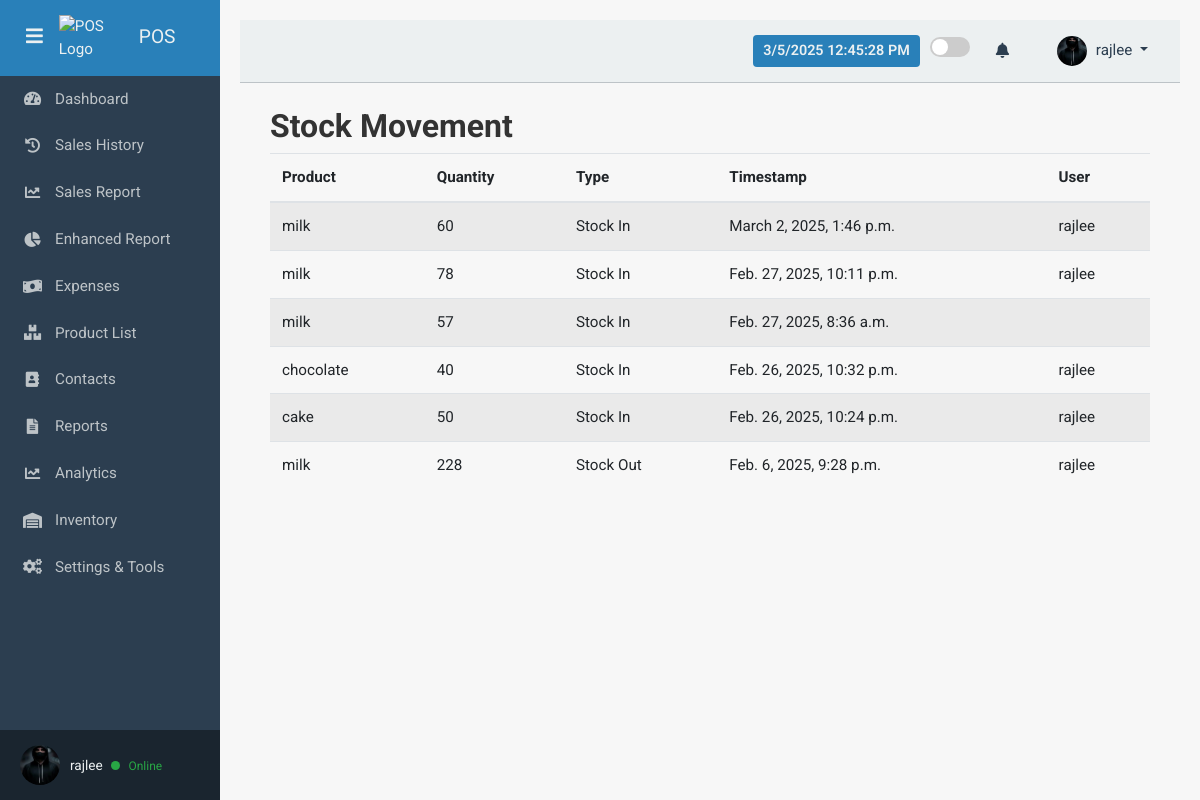
The app's page /stock-movement/ (signed in), older data.
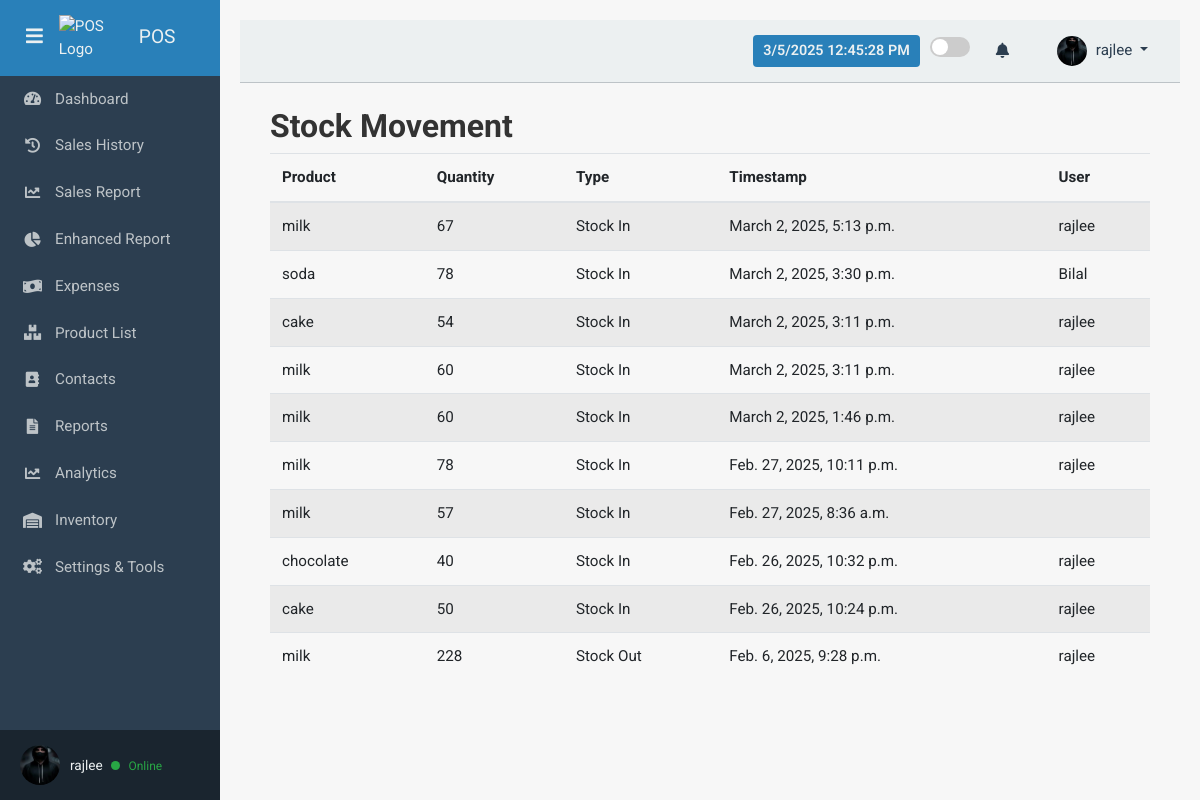
The same page, newer data.
### accounts/models.py (models this page shows, shortened)
class UserProfile(models.Model):
    user = models.OneToOneField(User, on_delete=models.CASCADE, related_name='profile')
    profile_picture = models.ImageField(upload_to='profile_pics/', blank=True, null=True)
    bio = models.TextField(blank=True, null=True)

### pos/models.py (models this page shows, shortened)
class StockMovement(models.Model):
    MOVEMENT_TYPES = [
        ('IN', 'Stock In'),
        ('OUT', 'Stock Out'),
        ('ADJUST', 'Stock Adjustment'),
    ]
    product = models.ForeignKey(Product, on_delete=models.CASCADE)
    quantity = models.IntegerField()
    movement_type = models.CharField(max_length=10, choices=MOVEMENT_TYPES)
    timestamp = models.DateTimeField(auto_now_add=True)
    user = models.ForeignKey(User, on_delete=models.SET_NULL, null=True, blank=True)
    remarks = models.TextField(blank=True, null=True)

class Product(models.Model):
    name = models.CharField(max_length=255)
    category = models.ForeignKey(
        Category, on_delete=models.SET_NULL, null=True, blank=True
    )
    description = models.TextField(blank=True)
    price = models.DecimalField(max_digits=10, decimal_places=2)
    image = models.ImageField(upload_to='products/', blank=True, null=True)
    stock = models.PositiveIntegerField(default=0)
    barcode = models.CharField(max_length=50, unique=True, blank=True)
    supplier = models.ForeignKey(
        Supplier, on_delete=models.SET_NULL, null=True, blank=True
    )
    expiration_date = models.DateField(null=True, blank=True)
    reorder_level = models.IntegerField(default=10)  # Low stock alert

### pos/views.py (the view)
# urls.py: path('stock-movement/', stock_movement_list, name='stock_movement_list'),
def stock_movement_list(request):
    movements = StockMovement.objects.all().order_by('-timestamp')
    return render(request, 'pos/stock_movement.html', {'movements': movements})

### pos/context_processors.py (called while the page is built)
def notifications_context(request):
    if request.user.is_authenticated:
        unread_notifications = Notification.objects.filter(
            user=request.user,
            is_read=False
        ).order_by('-created_at')
        return {
            'unread_notifications': unread_notifications,
            'unread_count': unread_notifications.count(),
        }
    return {}

### pos/templates/pos/stock_movement.html
{% extends "base.html" %}
{% block content %}
<div class="container">
    <h2>Stock Movement</h2>
    <table class="table table-striped">
        <thead>
            <tr>
                <th>Product</th>
                <th>Quantity</th>
                <th>Type</th>
                <th>Timestamp</th>
                <th>User</th>
            </tr>
        </thead>
        <tbody>
            {% for movement in movements %}
            <tr>
                <td>{{ movement.product.name }}</td>
                <td>{{ movement.quantity }}</td>
                <td>{{ movement.get_movement_type_display }}</td>
                <td>{{ movement.timestamp }}</td>
                <td>{{ movement.user.username }}</td>
            </tr>
            {% endfor %}
        </tbody>
    </table>
</div>
{% endblock %}

### pos/templates/base.html (shortened to what this page needs)
{% load static %}
<!DOCTYPE html>
<html lang="en">
<head>
  <link href="https://stackpath.bootstrapcdn.com/bootstrap/4.5.2/css/bootstrap.min.css" rel="stylesheet" />
  <link rel="stylesheet" href="https://cdnjs.cloudflare.com/ajax/libs/font-awesome/5.15.1/css/all.min.css" />
</head>
<body>
  <div id="sidebar">
    <div>
      <div class="sidebar-header">
        <button id="toggle-btn" class="toggle-btn">
          <i class="fas fa-bars"></i>
        </button>
        <img src="{% static 'images/pos logo.png' %}" alt="POS Logo" class="pos-logo">
        <span class="title">POS</span>
      </div>
      <nav class="sidebar-nav">
        <a href="{% url 'cashier_dashboard' %}">
          <i class="fas fa-tachometer-alt"></i>
          <span class="menu-text">Dashboard</span>
        </a>
        <a href="{% url 'sales_history' %}">
          <i class="fas fa-history"></i>
          <span class="menu-text">Sales History</span>
        </a>
        <a href="{% url 'sales_report' %}">
          <i class="fas fa-chart-line"></i>
          <span class="menu-text">Sales Report</span>
        </a>
        <a href="{% url 'enhanced_sales_report' %}">
          <i class="fas fa-chart-pie"></i>
          <span class="menu-text">Enhanced Report</span>
        </a>
        <a href="{% url 'expense_list' %}">
          <i class="fas fa-money-bill-wave"></i>
          <span class="menu-text">Expenses</span>
        </a>
        <a href="{% url 'product_list' %}">
          <i class="fas fa-boxes"></i>
          <span class="menu-text">Product List</span>
        </a>
        <a href="{% url 'contacts_list' %}">
          <i class="fas fa-address-book"></i>
          <span class="menu-text">Contacts</span>
        </a>
        <a data-toggle="collapse" href="#reportsSubmenu" role="button" aria-expanded="false" aria-controls="reportsSubmenu">
          <i class="fas fa-file-alt"></i>
          <span class="menu-text">Reports</span>
        </a>
        <a data-toggle="collapse" href="#analyticsSubmenu" role="button" aria-expanded="false" aria-controls="analyticsSubmenu">
          <i class="fas fa-chart-line"></i>
          <span class="menu-text">Analytics</span>
        </a>
        <a data-toggle="collapse" href="#inventorySubmenu" role="button" aria-expanded="false" aria-controls="inventorySubmenu">
          <i class="fas fa-warehouse"></i>
          <span class="menu-text">Inventory</span>
        </a>
        <a data-toggle="collapse" href="#settingsSubmenu" role="button" aria-expanded="false" aria-controls="settingsSubmenu">
          <i class="fas fa-cogs"></i>
          <span class="menu-text">Settings & Tools</span>
        </a>
      </nav>
    </div>
    <div class="sidebar-footer">
      {% if user.is_authenticated and user.profile.profile_picture %}
        <img src="{{ user.profile.profile_picture.url }}" alt="Profile Picture" class="profile-img" style="width:40px; height:40px; border-radius:50%; margin-right:10px;">
      {% else %}
        <i class="fas fa-user-circle" style="font-size:1.6rem; margin-right:10px;"></i>
      {% endif %}
      <div class="user-info">
        <span>
          {{ user.username }}
          {% if user.is_authenticated %}
            <span class="online-indicator"></span>
            <span class="online-text">Online</span>
          {% endif %}
        </span>
      </div>
    </div>
  </div>
  <div id="content">
    <nav class="navbar navbar-expand-lg navbar-light">
      <div class="ml-auto d-flex align-items-center">
        <div id="datetime"></div>
        <div class="theme-toggle">
          <label class="switch">
            <span class="slider"></span>
          </label>
        </div>
           <div class="position-relative mr-3">
  <a class="nav-link" href="#" id="notificationDropdown" data-toggle="dropdown">
    <i class="fas fa-bell"></i>
  </a>
</div>
        <div class="user-dropdown dropdown">
          <a class="nav-link dropdown-toggle" href="#" id="userDropdown" data-toggle="dropdown">
            {% if user.is_authenticated and user.profile.profile_picture %}
              <img src="{{ user.profile.profile_picture.url }}" alt="Profile Picture" class="profile-img">
            {% else %}
              <i class="fas fa-user-circle"></i>
            {% endif %}
            <span>{{ user.username }}</span>
          </a>
        </div>
      </div>
    </nav>
    <div class="container-fluid mt-4">
      {% block content %}
      {% endblock %}
    </div>
  </div>
</body>
</html>

### pos/templates/base.html (style rules this page uses)
body { font-family: 'Roboto', sans-serif; background-color: #f7f7f7; color: #333; font-size: 0.95rem; }
h1, h2, h3 { font-weight: 700; }
#sidebar { position: fixed; top: 0; left: 0; width: 220px; height: 100%; background-color: #2c3e50; color: #ecf0f1; transition: width 0.3s ease; overflow-y: auto; z-index: 1000; display: flex; flex-direction: column; justify-content: space-between; padding: 0; }
.sidebar-header { display: flex; align-items: center; justify-content: flex-start; padding: 15px 20px; background: #2980b9; }
.sidebar-header .title { font-size: 1.2rem; white-space: nowrap; }
.toggle-btn { background: transparent; border: none; color: #ecf0f1; font-size: 1.2rem; cursor: pointer; outline: none; margin-right: 10px; }
.pos-logo { max-width: 60px; height: auto; margin-right: 20px; }
.sidebar-nav { list-style: none; padding: 0; margin: 0; }
.sidebar-nav a { display: flex; align-items: center; padding: 12px 20px; color: #bdc3c7; text-decoration: none; transition: background 0.3s ease; }
.sidebar-nav a i { width: 25px; text-align: center; }
.menu-text { margin-left: 10px; transition: opacity 0.3s ease; }
.sidebar-footer { display: flex; align-items: center; padding: 15px 20px; background: #1a252f; }
.sidebar-footer .user-info { display: flex; flex-direction: column; font-size: 0.85rem; white-space: nowrap; }
.online-indicator { display: inline-block; width: 9px; height: 9px; background-color: #28a745; border-radius: 50%; margin-left: 5px; }
.online-text { font-size: 0.75rem; color: #28a745; margin-left: 5px; }
#content { margin-left: 220px; transition: margin-left 0.3s ease; padding: 20px; }
.navbar { background-color: #ecf0f1; border-bottom: 1px solid #bdc3c7; }
.navbar .nav-link, .navbar .dropdown-item { color: #2c3e50; }
.profile-img { width: 30px; height: 30px; object-fit: cover; border-radius: 50%; margin-right: 5px; }
#datetime { font-size: 0.9rem; font-weight: 600; background: #2980b9; color: #ecf0f1; padding: 5px 10px; border-radius: 4px; margin-right: 10px; }
.theme-toggle { display: flex; align-items: center; margin-right: 10px; }
.switch { position: relative; display: inline-block; width: 40px; height: 20px; }
.slider { position: absolute; cursor: pointer; top: 0; left: 0; right: 0; bottom: 0; background-color: #ccc; transition: .4s; border-radius: 20px; }
.slider:before { position: absolute; content: ""; height: 16px; width: 16px; left: 2px; bottom: 2px; background-color: white; transition: .4s; border-radius: 50%; }

Row changes from the older to the newer data that the page shows:
added StockMovement: product.name "milk", quantity "67", movement_type "Stock In", timestamp "March 2, 2025, 5:13 p.m.", user.username "rajlee"
added StockMovement: product.name "soda", quantity "78", movement_type "Stock In", timestamp "March 2, 2025, 3:30 p.m.", user.username "Bilal"
added StockMovement: product.name "cake", quantity "54", movement_type "Stock In", timestamp "March 2, 2025, 3:11 p.m.", user.username "rajlee"
added StockMovement: product.name "milk", quantity "60", movement_type "Stock In", timestamp "March 2, 2025, 3:11 p.m.", user.username "rajlee"
